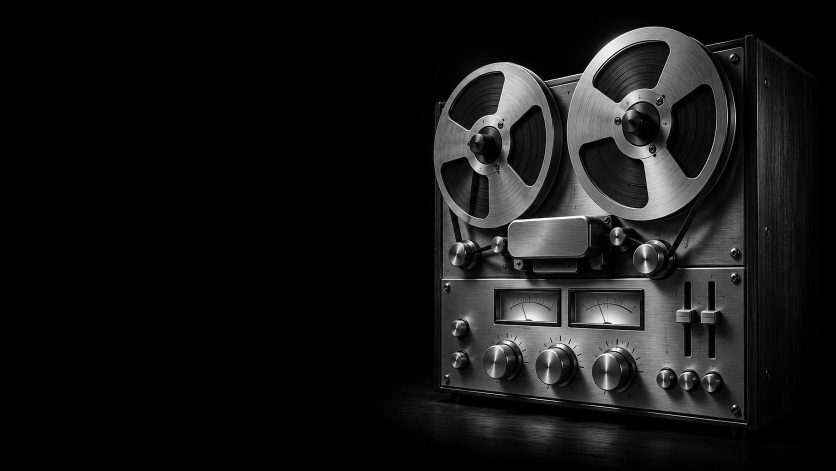
#> input picture web/art-src/welcome-source.png, 1672 x 941 px (shown at 1/2 size); its folder holds 2 pictures in this run
$ python dither.py
#> lines starting #> are read from the running program, lines starting #| are printed output that depends on the picture; after the words box and inside, x2 and y2 are one past the last pixel; in counts of white or black regions, pixels touching at a corner belong together
"""Run: ~/.local/bin/uv run --with pillow --with numpy python dither.py"""
from pathlib import Path
import math
import numpy as np
from PIL import Image, ImageOps

ROOT = Path(__file__).resolve().parent

def prepare(name, size):
    path = ROOT / f'{name}-source.png'
    src = Image.open(path).convert('L')
    src.save(path, optimize=True)
    a = np.asarray(ImageOps.fit(src, size, method=Image.Resampling.LANCZOS), dtype=float)
    a = np.clip((a - 12) * 1.12, 0, 255)
    h, w = a.shape
    y, x = np.mgrid[:h, :w]
    distance = np.minimum.reduce([x / w, (w-1-x) / w, y / h, (h-1-y) / h])
    fade = np.clip((distance - .06) / .055, 0, 1)
    fade = fade * fade * (3 - 2 * fade)
    a *= fade
    if name == 'welcome':
        left_fade = np.clip((x / w - .50) / .035, 0, 1)
        a *= left_fade
    a[a < 24] = 0
    return a

def atkinson(a):
    buf = a.copy()
    allowed = a > 0
    h, w = a.shape
    out = np.zeros((h,w), dtype=np.uint8)
    for y in range(h):
        for x in range(w):
            if not allowed[y,x]:
                continue
            value = 255 if buf[y,x] >= 128 else 0
            out[y,x] = value
            err = (buf[y,x] - value) / 8
            for dx,dy in ((1,0),(2,0),(-1,1),(0,1),(1,1),(0,2)):
                xx, yy = x+dx, y+dy
                if 0 <= xx < w and yy < h and allowed[yy,xx]:
                    buf[yy,xx] += err
    return out

def bayer(a):
    matrix = np.array([[0]])
    for _ in range(3):
        matrix = np.block([[4*matrix,4*matrix+2],[4*matrix+3,4*matrix+1]])
    h,w = a.shape
    thresholds = (np.tile(matrix, (math.ceil(h/8),math.ceil(w/8)))[:h,:w]+.5)/64*255
    return ((a > thresholds) & (a > 0)).astype(np.uint8)*255

def save(name, method, alpha):
    h,w = alpha.shape
    rgba = np.zeros((h,w,4),dtype=np.uint8)
    rgba[alpha > 0] = 255
    im = Image.fromarray(rgba).resize((w*2,h*2),Image.Resampling.NEAREST)
    im.save(ROOT / f'{name}-{method}.png',optimize=True,compress_level=9)
    bg = Image.new('RGB',im.size,'#121212')
    bg.paste(Image.new('RGB',im.size,'#d6d3cd'),mask=im.getchannel('A'))
    bg.save(ROOT / f'{name}-{method}-composite.png',optimize=True)
    return bg

if __name__ == '__main__':
    for name,size in [('welcome',(800,450)),('empty',(480,360))]:
        a = prepare(name,size)
#> in prepare, src is the input picture: PIL image 1672x941 L; min 0, max 255, mean 21.6
#> in prepare, `a *= fade`:
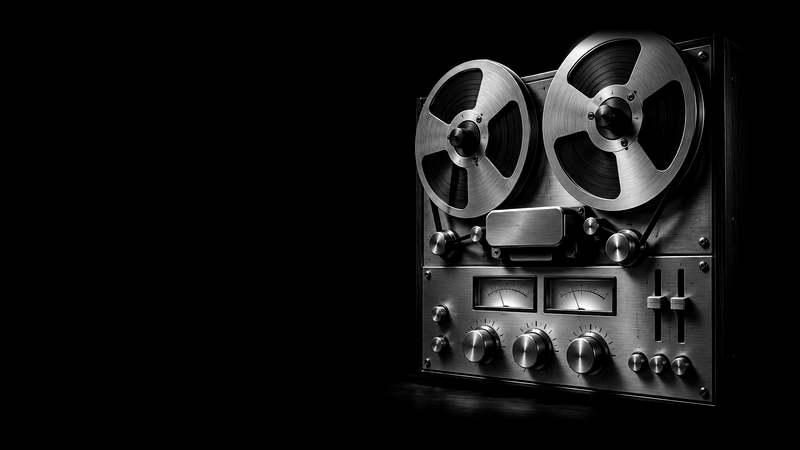
#> a: shape (450, 800) float64; min 0, max 255, mean 18.7
#> in prepare, `a *= left_fade`: a: shape (450, 800) float64; 1.05% of pixels changed, all inside (x1, y1, x2, y2) = (385, 96, 428, 415)
#> in prepare, `a[a < 24] = 0`: a: shape (450, 800) float64; min 0, max 255, mean 17.8
        previews = [save(name,method,fn(a)) for method,fn in [('atkinson',atkinson),('bayer',bayer)]]
#> in atkinson, `allowed = a > 0`:
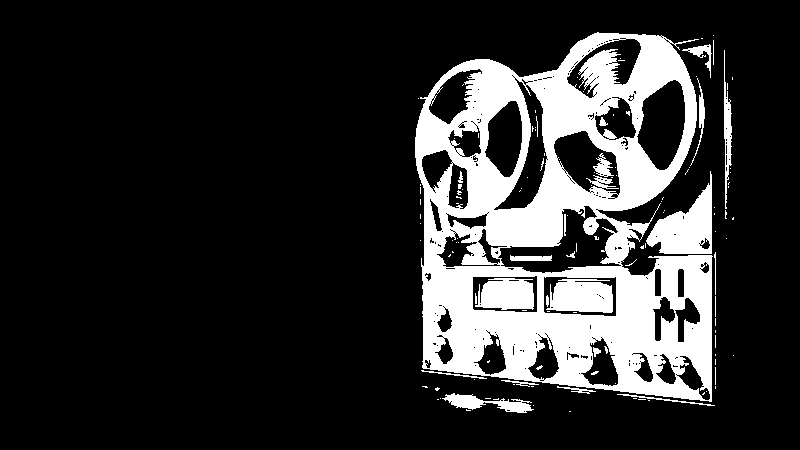
#> allowed: shape (450, 800) bool; 18.2% white; 128 white regions (104 under 20 px), largest, box (x1, y1, x2, y2) and area: (415, 32, 713, 402) 55765, (646, 171, 712, 254) 2674, (546, 279, 613, 313) 1867
#> after the loop in atkinson, `for y in range(h):`:
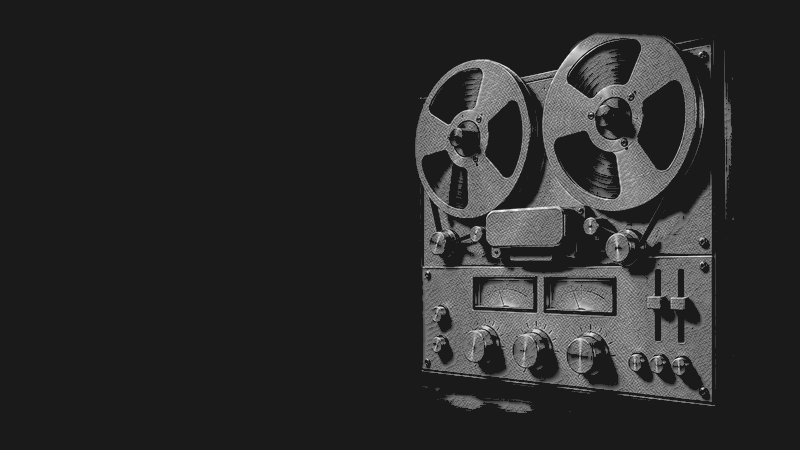
#> buf: shape (450, 800) float64; min -34.89, max 299.9, mean 20.9; drawn with min black and max white
#> after the loop in atkinson, `for y in range(h):`:
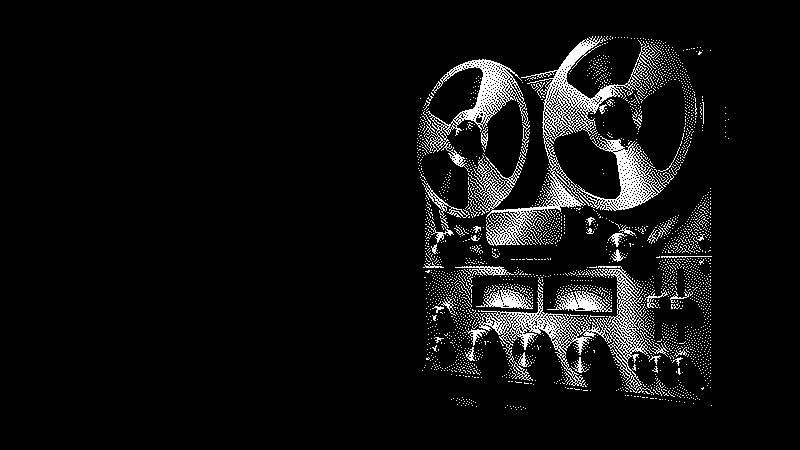
#> out: shape (450, 800); 6.3% white in thin lines or dots, all inside (x1, y1, x2, y2) = (417, 36, 729, 410)
#> in save, `h,w = alpha.shape`: h = 450; w = 800
#> in save, `bg = Image.new('RGB',im.size,'#121212')`: bg: PIL image 1600x900 RGB; every value is 18
#> in bayer, `matrix = np.array([[0]])`: matrix = [0]
#> the loop in bayer, `for _ in range(3):` made 3 passes
#> matrix on pass 1: [[0, 2], [3, 1]]
#> in bayer, `thresholds = (np.tile(matrix, (math.ceil(h/8),math.ceil(w/8)))[:h,:w]+..`:
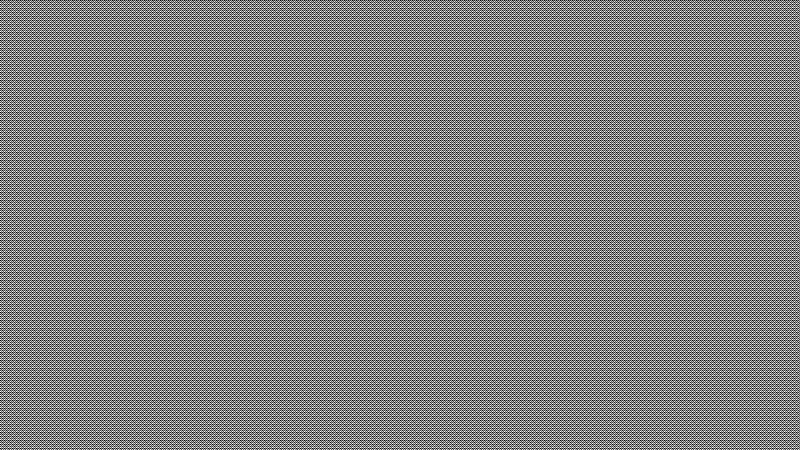
#> thresholds: shape (450, 800) float64; min 1.99, max 253, mean 127.5
#> in bayer, `return ((a > thresholds) & (a > 0)).astype(np.uint8)*255`: returned value: shape (450, 800); 7% white in thin lines or dots, all inside (x1, y1, x2, y2) = (416, 34, 733, 413)
#> call 2 of save, with name = 'welcome', method = 'bayer'
#> in save (call 2), `bg.paste(Image.new('RGB',im.size,'#d6d3cd'),mask=im.getchannel('A'))`:
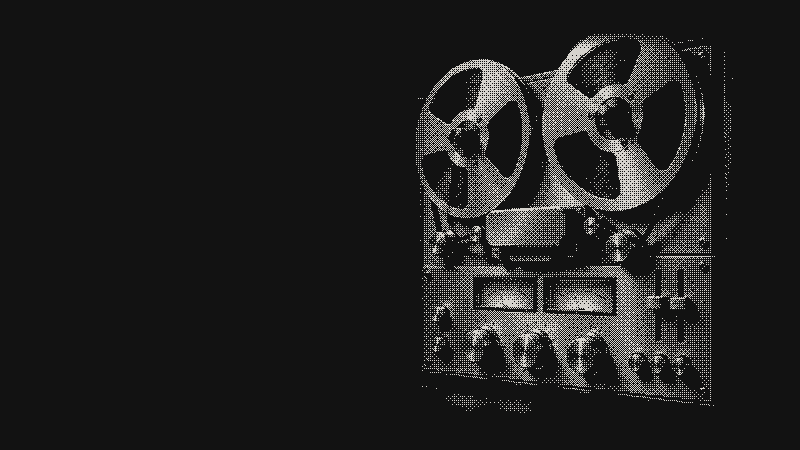
#> bg: PIL image 1600x900 RGB (shown at 1/2 size); mean R, G, B 31.7, 31.5, 31.1
#> previews = 2 items
        comparison = Image.new('RGB',(size[0]*2,size[1]*4),'#121212')
#> comparison: PIL image 1600x1800 RGB; every value is 18
        for i,im in enumerate(previews):
            comparison.paste(im,(0,i*size[1]*2))
#> this loop made 2 passes
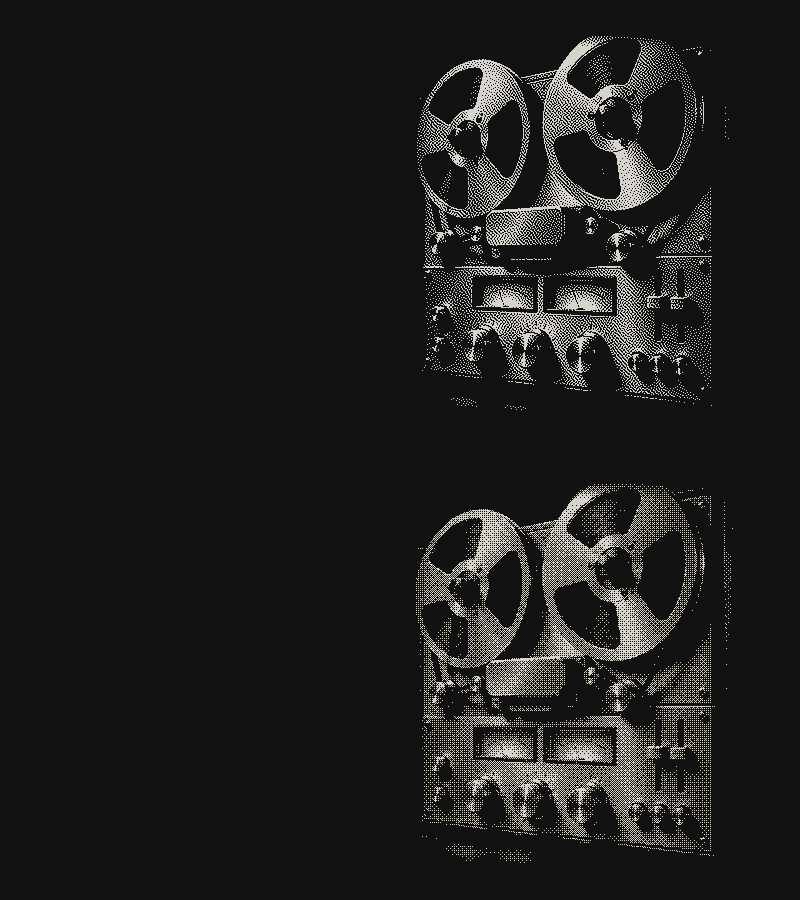
#> comparison: PIL image 1600x1800 RGB (shown at 1/2 size); mean R, G, B 31, 30.8, 30.4
        comparison.save(ROOT / f'{name}-comparison.png')
        # Selected after inspecting both composites: Atkinson preserves metal detail
        # without Bayer's repeating crosshatch, particularly on the mic grille.
        im = Image.open(ROOT / f'{name}-atkinson.png')
        dest = ROOT.parent / f'{name}.png'
        im.save(dest,optimize=True,compress_level=9)
        arr = np.asarray(im)
        alpha = arr[:,:,3]
#> alpha: shape (900, 1600); 6.3% white; 2678 white regions (2455 under 20 px), largest, box (x1, y1, x2, y2) and area: (936, 72, 1348, 492) 30284, (956, 532, 1308, 790) 15816, (846, 118, 1060, 344) 10304
        h,w = alpha.shape
#> h = 900; w = 1600
        assert set(np.unique(alpha)) <= {0,255}
        assert np.all(arr[alpha==255] == 255)
        assert not alpha[:math.ceil(h*.06)].any()
        assert not alpha[-math.ceil(h*.06):].any()
        assert not alpha[:,:math.ceil(w*.06)].any()
        assert not alpha[:,-math.ceil(w*.06):].any()
        if name=='welcome': assert not alpha[:,:w//2].any()
        assert dest.stat().st_size < 400_000
        print(f'{dest}: {im.size}, {dest.stat().st_size} bytes; binary RGBA, margins verified')
#| web/welcome.png: (1600, 900), 29131 bytes; binary RGBA, margins verified
#> pass 2 of the loop `for name,size in [('welcome',(800,450)),('empty',(480,360))]:`:
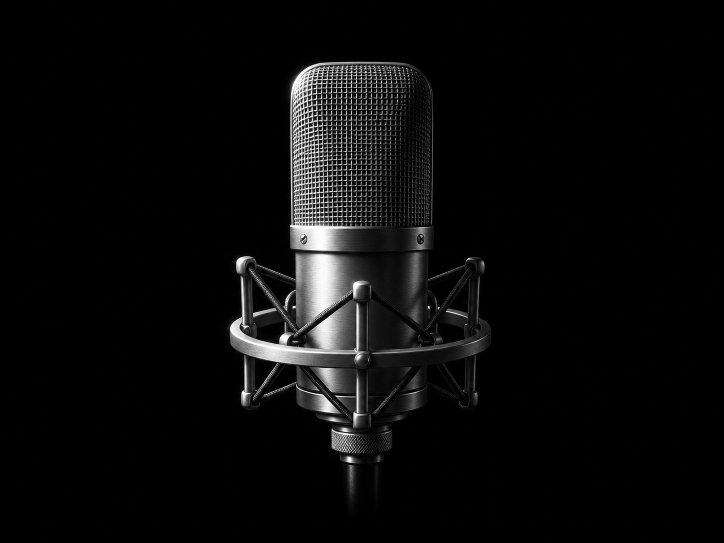
#> input picture web/art-src/empty-source.png, 1448 x 1086 px (shown at 1/2 size)
#> in prepare, src is the input picture: PIL image 1448x1086 L; min 0, max 255, mean 10.7
#> allowed: shape (360, 480) bool; 8.8% white; 190 white regions (168 under 20 px), largest, box (x1, y1, x2, y2) and area: (152, 41, 277, 301) 12503, (268, 167, 281, 215) 438, (246, 218, 324, 238) 409
#> after the loop in atkinson (call 2), `for y in range(h):`:
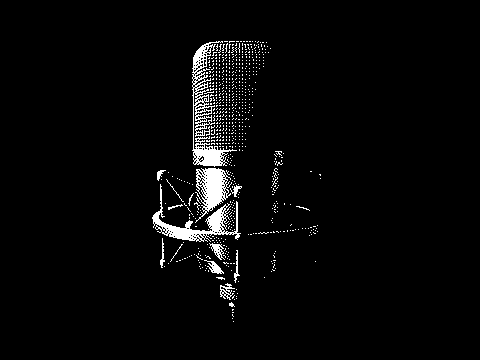
#> out: shape (360, 480); 3.3% white; 696 white regions (683 under 20 px), largest, box (x1, y1, x2, y2) and area: (192, 41, 237, 167) 1526, (152, 184, 241, 242) 1188, (195, 168, 232, 223) 962
#> im: PIL image 960x720 RGBA
#> rgba: shape (360, 480, 4)
#> the loop in bayer (call 2), `for _ in range(3):` made 3 passes
#> thresholds: shape (360, 480) float64
#> the loop `for i,im in enumerate(previews):` made 2 passes
#> `alpha = arr[:,:,3]`:
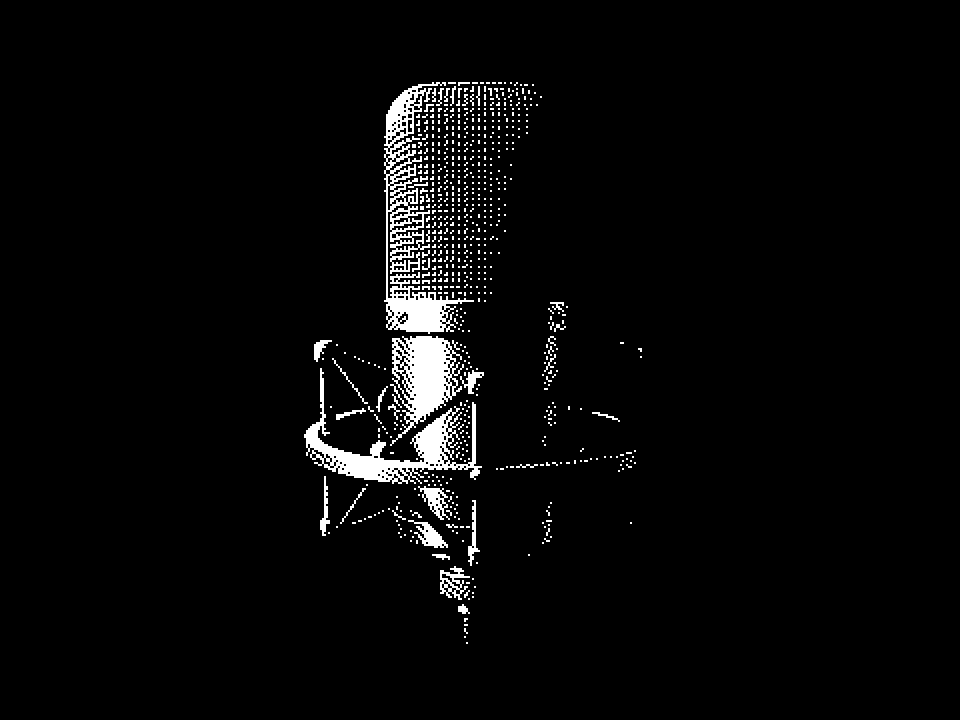
#> alpha: shape (720, 960); 3.3% white; 696 white regions (642 under 20 px), largest, box (x1, y1, x2, y2) and area: (384, 82, 474, 334) 6104, (304, 368, 482, 484) 4752, (390, 336, 464, 446) 3848
#| web/empty.png: (960, 720), 9396 bytes; binary RGBA, margins verified
